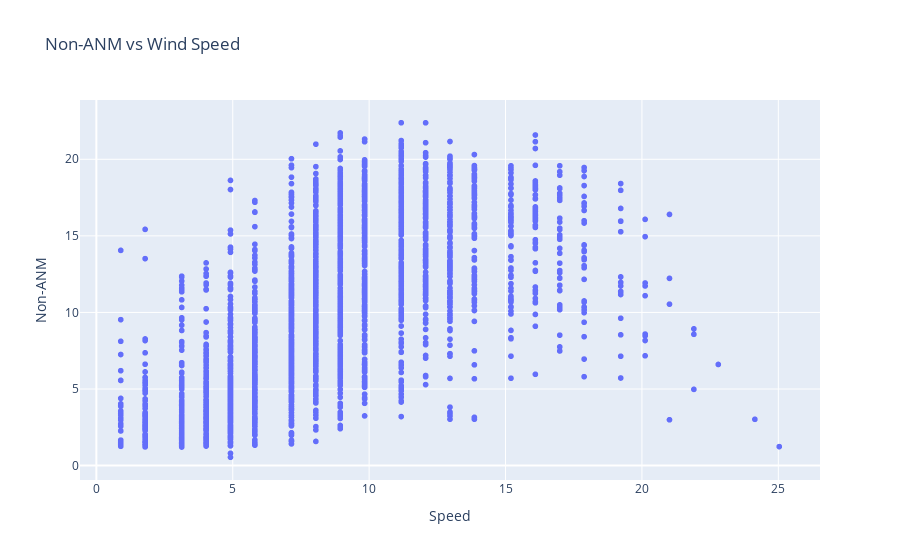

The cell this chart's notebook holds for it:
### Code cell
# scatter plot Non-ANM vs wind speed
px.scatter(combined_data, x="Speed", y="Non-ANM", title="Non-ANM vs Wind Speed")

### Figure 1 — Plotly figure (JSON) as saved in the notebook; plotly's stock layout.template omitted (floating-point values rounded to 4 significant figures; data arrays with more than 128 entries replaced by an {"elided": "..."} marker saying what was removed)
{"data": [{"hovertemplate": "Speed=%{x}<br>Non-ANM=%{y}<extra></extra>", "legendgroup": "", "marker": {"color": "#636efa", "symbol": "circle"}, "mode": "markers", "name": "", "showlegend": false, "type": "scattergl", "x": {"elided": "2881 float values"}, "xaxis": "x", "y": {"elided": "2881 float values"}, "yaxis": "y"}], "layout": {"legend": {"tracegroupgap": 0}, "title": {"text": "Non-ANM vs Wind Speed"}, "xaxis": {"anchor": "y", "domain": [0, 1], "title": {"text": "Speed"}}, "yaxis": {"anchor": "x", "domain": [0, 1], "title": {"text": "Non-ANM"}}}}
